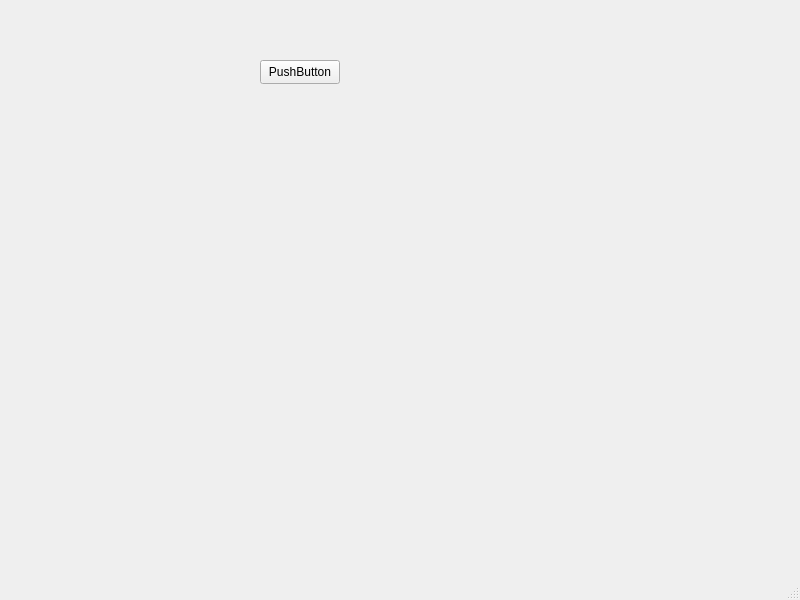
<?xml version="1.0" encoding="UTF-8"?>
<ui version="4.0">
 <class>MainWindow</class>
 <widget class="QMainWindow" name="MainWindow">
  <property name="geometry">
   <rect>
    <x>0</x>
    <y>0</y>
    <width>800</width>
    <height>600</height>
   </rect>
  </property>
  <property name="windowTitle">
   <string>MainWindow</string>
  </property>
  <widget class="QWidget" name="centralwidget">
   <widget class="QPushButton" name="pushButton">
    <property name="geometry">
     <rect>
      <x>260</x>
      <y>60</y>
      <width>80</width>
      <height>24</height>
     </rect>
    </property>
    <property name="text">
     <string>PushButton</string>
    </property>
   </widget>
  </widget>
  <widget class="QMenuBar" name="menubar">
   <property name="geometry">
    <rect>
     <x>0</x>
     <y>0</y>
     <width>800</width>
     <height>21</height>
    </rect>
   </property>
  </widget>
  <widget class="QStatusBar" name="statusbar"/>
 </widget>
 <resources/>
 <connections/>
</ui>
